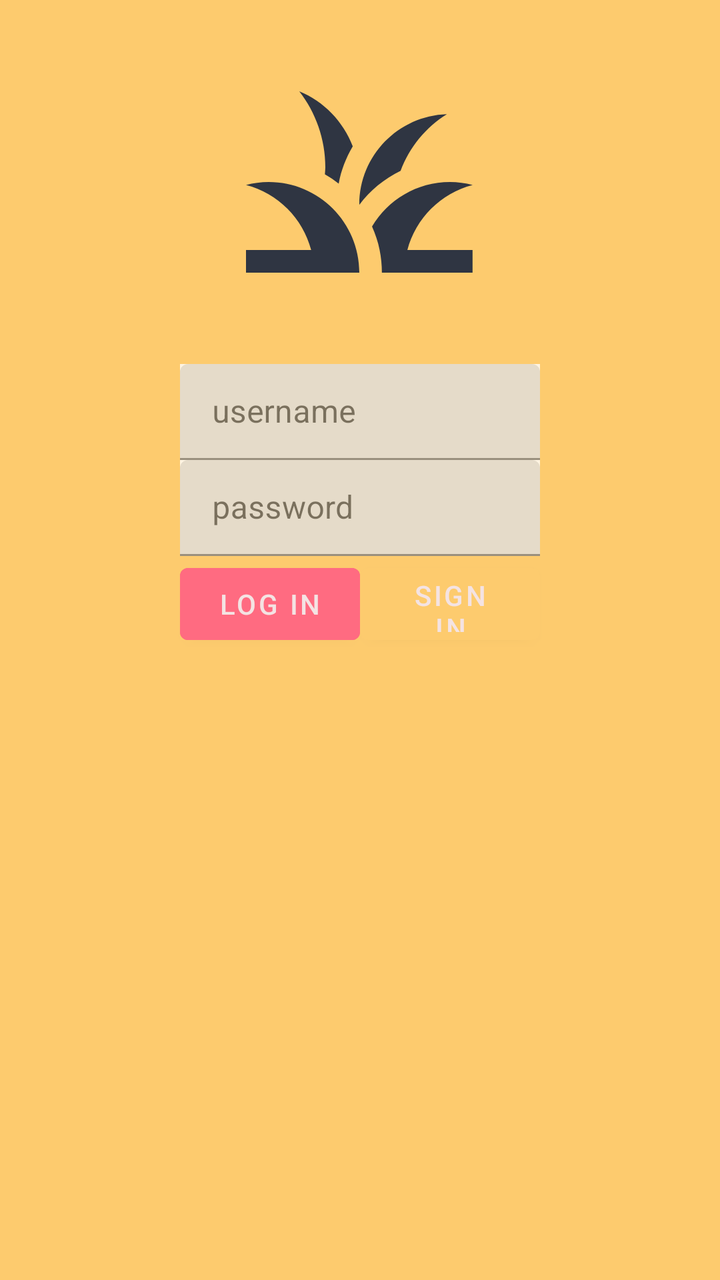
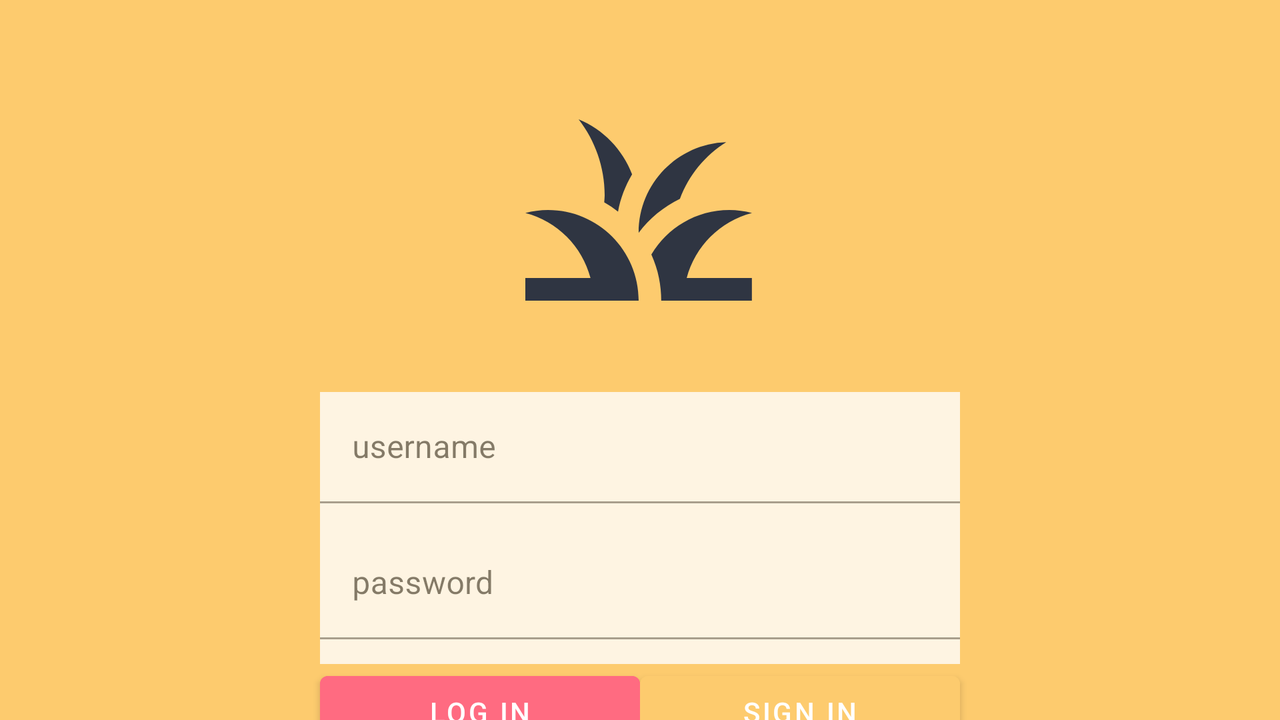

First picture: res/layout/ on a phone held upright. Second picture: the repository's own variant of that layout, on a device whose configuration matches the variant's folder. Source for both follows.
<!-- AndroidManifest.xml: application theme Theme.MyNiceStart -->
<!-- res/layout/activity_login.xml -->
<?xml version="1.0" encoding="utf-8"?>
<androidx.constraintlayout.widget.ConstraintLayout xmlns:android="http://schemas.android.com/apk/res/android"
    xmlns:app="http://schemas.android.com/apk/res-auto"
    xmlns:tools="http://schemas.android.com/tools"
    android:layout_width="match_parent"
    android:layout_height="match_parent"
    android:background="@color/colorAccent"
    tools:context=".ActivityLogin">

    <ImageView
        android:id="@+id/campBackground"
        android:layout_width="wrap_content"
        android:layout_height="wrap_content"
        android:scaleType="centerCrop"
        app:layout_constraintEnd_toEndOf="parent"
        app:layout_constraintHorizontal_bias="0"
        app:layout_constraintStart_toStartOf="parent"
        app:layout_constraintTop_toTopOf="parent"
        android:src="@drawable/campback" />
    <View
        android:id="@+id/View"
        android:layout_width="wrap_content"
        android:layout_height="wrap_content"
        app:layout_constraintEnd_toEndOf="parent"
        app:layout_constraintHorizontal_bias="1.0"
        app:layout_constraintStart_toStartOf="parent"
        app:layout_constraintTop_toTopOf="parent"
        android:background="@drawable/scrim"
        />

    <ImageView
        android:id="@+id/imageView2"
        android:layout_width="136dp"
        android:layout_height="150dp"
        android:layout_marginTop="16dp"
        app:layout_constraintEnd_toEndOf="parent"
        app:layout_constraintHorizontal_bias="0.498"
        app:layout_constraintStart_toStartOf="parent"
        app:layout_constraintTop_toTopOf="parent"
        android:src="@drawable/ic_tent"
        tools:ignore="VectorDrawableCompat" />

    <com.google.android.material.textfield.TextInputLayout
        android:id="@+id/usernameTIL"
        android:layout_width="0dp"
        android:layout_height="48dp"
        android:layout_marginTop="16dp"
        android:alpha="0.8"
        android:background="@android:color/white"
        app:layout_constraintEnd_toEndOf="@id/guideline3"
        app:layout_constraintStart_toStartOf="@id/guideline2"
        app:layout_constraintTop_toBottomOf="@id/imageView2">

        <EditText
            android:id="@+id/username"
            android:layout_width="match_parent"
            android:layout_height="wrap_content"
            android:hint="username"
            android:maxLines="1" />

    </com.google.android.material.textfield.TextInputLayout>

    <com.google.android.material.textfield.TextInputLayout
        android:id="@+id/passwordTIL"
        android:layout_width="0dp"
        android:layout_height="48dp"
        android:alpha="0.8"
        android:background="@android:color/white"
        app:layout_constraintEnd_toEndOf="@id/guideline3"
        app:layout_constraintStart_toStartOf="@id/guideline2"
        app:layout_constraintTop_toBottomOf="@id/usernameTIL">

        <EditText
            android:id="@+id/password"
            android:layout_width="match_parent"
            android:layout_height="wrap_content"
            android:hint="password"
            android:inputType="textPassword"
            android:maxLines="1" />

    </com.google.android.material.textfield.TextInputLayout>

    <androidx.constraintlayout.widget.Guideline
        android:id="@+id/guideline2"
        android:layout_width="wrap_content"
        android:layout_height="wrap_content"
        android:orientation="vertical"
        app:layout_constraintGuide_percent="0.25" />

    <androidx.constraintlayout.widget.Guideline
        android:id="@+id/guideline3"
        android:layout_width="wrap_content"
        android:layout_height="wrap_content"
        android:orientation="vertical"
        app:layout_constraintGuide_percent="0.75" />

    <Button
        android:id="@+id/button_login"
        android:layout_width="0dp"
        android:layout_height="48dp"
        android:backgroundTint="@color/colorPrimaryDark"
        android:text="LOG IN"
        android:textColor="@color/colorPrimary"
        app:layout_constraintEnd_toStartOf="@+id/button_signup"
        app:layout_constraintStart_toStartOf="@id/guideline2"
        app:layout_constraintTop_toBottomOf="@+id/passwordTIL" />

    <Button
        android:id="@+id/button_signup"
        android:layout_width="0dp"
        android:layout_height="48dp"
        android:backgroundTint="@color/colorAccent"
        android:text="SIGN IN"
        android:textColor="@color/colorPrimary"
        app:layout_constraintEnd_toEndOf="@id/guideline3"
        app:layout_constraintStart_toEndOf="@+id/button_login"
        app:layout_constraintTop_toBottomOf="@+id/passwordTIL" />

</androidx.constraintlayout.widget.ConstraintLayout>
<!-- resources referenced by this layout -->
<resources>
  <color name="colorAccent">#FDCB6E</color>
  <color name="colorPrimary">#F4E3E3</color>
  <color name="colorPrimaryDark">#FF6B81</color>
  <!-- drawable ic_tent (drawable) -->
  <vector android:height="24dp" android:tint="#2F3542"
      android:viewportHeight="24" android:viewportWidth="24"
      android:width="24dp" xmlns:android="http://schemas.android.com/apk/res/android">
      <path android:fillColor="@android:color/white" android:pathData="M12,20H2v-2h5.75l0,0C7.02,15.19 4.81,12.99 2,12.26C2.64,12.1 3.31,12 4,12C8.42,12 12,15.58 12,20zM22,12.26C21.36,12.1 20.69,12 20,12c-2.93,0 -5.48,1.58 -6.88,3.93c0.29,0.66 0.53,1.35 0.67,2.07c0.13,0.65 0.2,1.32 0.2,2h2h6v-2h-5.75C16.98,15.19 19.19,12.99 22,12.26zM15.64,11.02c0.78,-2.09 2.23,-3.84 4.09,-5C15.44,6.16 12,9.67 12,14c0,0.01 0,0.02 0,0.02C12.95,12.75 14.2,11.72 15.64,11.02zM11.42,8.85C10.58,6.66 8.88,4.89 6.7,4C8.14,5.86 9,8.18 9,10.71c0,0.21 -0.03,0.41 -0.04,0.61c0.43,0.24 0.83,0.52 1.22,0.82C10.39,10.96 10.83,9.85 11.42,8.85z"/>
  </vector>
  <style name="Theme.MyNiceStart" parent="Theme.MaterialComponents.DayNight.NoActionBar">
  
          
          <item name="colorPrimary">@color/colorPrimary</item>
          <item name="colorPrimaryVariant">@color/colorPrimaryDark</item>
          <item name="colorOnPrimary">@color/primary_dark</item>
          
          <item name="colorSecondary">@color/colorAccent</item>
          
          <item name="android:statusBarColor" tools:targetApi="l">?attr/colorPrimaryVariant</item>here. --&gt;
      </style>
  <color name="primary_dark">#2F3542</color>
</resources>
<!-- res/layout-land/activity_login.xml (the repository's variant of the layout above) -->
<!-- drawn on the phone turned sideways -->
<?xml version="1.0" encoding="utf-8"?>
<androidx.constraintlayout.widget.ConstraintLayout xmlns:android="http://schemas.android.com/apk/res/android"
    xmlns:app="http://schemas.android.com/apk/res-auto"
    xmlns:tools="http://schemas.android.com/tools"
    android:layout_width="match_parent"
    android:layout_height="match_parent"
    android:background="@color/colorAccent"
    tools:context=".ActivityLogin">

    <ImageView
        android:id="@+id/imageView"
        android:layout_width="wrap_content"
        android:layout_height="wrap_content"
        android:scaleType="centerCrop"
        app:layout_constraintEnd_toEndOf="parent"
        app:layout_constraintHorizontal_bias="1.0"
        app:layout_constraintStart_toStartOf="parent"
        app:layout_constraintTop_toTopOf="parent"
        app:srcCompat="@drawable/campback" />

    <ImageView
        android:id="@+id/imageView2"
        android:layout_width="136dp"
        android:layout_height="150dp"
        android:layout_marginTop="30dp"
        app:layout_constraintEnd_toEndOf="parent"
        app:layout_constraintHorizontal_bias="0.499"
        app:layout_constraintStart_toStartOf="parent"
        app:layout_constraintTop_toTopOf="parent"
        app:srcCompat="@drawable/ic_tent"
        tools:ignore="VectorDrawableCompat" />

    <com.google.android.material.textfield.TextInputLayout
        android:id="@+id/usernameTIL"
        android:layout_width="0dp"
        android:layout_height="68dp"
        android:layout_marginTop="16dp"
        android:alpha="0.8"
        android:background="@android:color/white"
        app:layout_constraintEnd_toEndOf="@id/guideline3"
        app:layout_constraintStart_toStartOf="@id/guideline2"
        app:layout_constraintTop_toBottomOf="@id/imageView2">

        <com.google.android.material.textfield.TextInputEditText
            android:layout_width="match_parent"
            android:layout_height="wrap_content"
            android:background="@android:color/white"
            android:id="@+id/username"
            android:hint="username"
            android:maxLines="1"
            />
    </com.google.android.material.textfield.TextInputLayout>

    <com.google.android.material.textfield.TextInputLayout
        android:id="@+id/passwordTIL"
        android:layout_width="0dp"
        android:layout_height="68dp"
        android:alpha="0.8"
        android:background="@android:color/white"
        app:layout_constraintEnd_toEndOf="@id/guideline3"
        app:layout_constraintStart_toStartOf="@id/guideline2"
        app:layout_constraintTop_toBottomOf="@id/usernameTIL">

        <com.google.android.material.textfield.TextInputEditText
            android:layout_width="match_parent"
            android:layout_height="wrap_content"
            android:background="@android:color/white"
            android:id="@+id/password"
            android:hint="password"
            android:inputType="textPassword"
            android:maxLines="1" />
    </com.google.android.material.textfield.TextInputLayout>

    <androidx.constraintlayout.widget.Guideline
        android:id="@+id/guideline2"
        android:layout_width="wrap_content"
        android:layout_height="wrap_content"
        android:orientation="vertical"
        app:layout_constraintGuide_percent="0.25" />

    <androidx.constraintlayout.widget.Guideline
        android:id="@+id/guideline3"
        android:layout_width="wrap_content"
        android:layout_height="wrap_content"
        android:orientation="vertical"
        app:layout_constraintGuide_percent="0.75" />

    <Button
        android:id="@+id/button1"
        android:layout_width="0dp"
        android:layout_height="48dp"
        android:backgroundTint="@color/colorPrimaryDark"
        android:text="LOG IN"
        android:textColor="@android:color/white"
        app:layout_constraintEnd_toStartOf="@+id/button2"
        app:layout_constraintStart_toStartOf="@id/guideline2"
        app:layout_constraintTop_toBottomOf="@+id/passwordTIL" />

    <Button
        android:id="@+id/button2"
        android:layout_width="0dp"
        android:layout_height="48dp"
        android:backgroundTint="@color/colorAccent"
        android:text="SIGN IN"
        android:textColor="@android:color/white"
        app:layout_constraintEnd_toEndOf="@id/guideline3"
        app:layout_constraintStart_toEndOf="@+id/button1"
        app:layout_constraintTop_toBottomOf="@+id/passwordTIL" />

</androidx.constraintlayout.widget.ConstraintLayout>
<!-- resources referenced by the variant -->
<!-- as the phone turned sideways resolves them -->
<resources>
  <color name="colorAccent">#FDCB6E</color>
  <color name="colorPrimaryDark">#FF6B81</color>
  <!-- drawable ic_tent (drawable) -->
  <vector android:height="24dp" android:tint="#2F3542"
      android:viewportHeight="24" android:viewportWidth="24"
      android:width="24dp" xmlns:android="http://schemas.android.com/apk/res/android">
      <path android:fillColor="@android:color/white" android:pathData="M12,20H2v-2h5.75l0,0C7.02,15.19 4.81,12.99 2,12.26C2.64,12.1 3.31,12 4,12C8.42,12 12,15.58 12,20zM22,12.26C21.36,12.1 20.69,12 20,12c-2.93,0 -5.48,1.58 -6.88,3.93c0.29,0.66 0.53,1.35 0.67,2.07c0.13,0.65 0.2,1.32 0.2,2h2h6v-2h-5.75C16.98,15.19 19.19,12.99 22,12.26zM15.64,11.02c0.78,-2.09 2.23,-3.84 4.09,-5C15.44,6.16 12,9.67 12,14c0,0.01 0,0.02 0,0.02C12.95,12.75 14.2,11.72 15.64,11.02zM11.42,8.85C10.58,6.66 8.88,4.89 6.7,4C8.14,5.86 9,8.18 9,10.71c0,0.21 -0.03,0.41 -0.04,0.61c0.43,0.24 0.83,0.52 1.22,0.82C10.39,10.96 10.83,9.85 11.42,8.85z"/>
  </vector>
  <style name="Theme.MyNiceStart" parent="Theme.MaterialComponents.DayNight.NoActionBar">
  
          
          <item name="colorPrimary">@color/colorPrimary</item>
          <item name="colorPrimaryVariant">@color/colorPrimaryDark</item>
          <item name="colorOnPrimary">@color/primary_dark</item>
          
          <item name="colorSecondary">@color/colorAccent</item>
          
          <item name="android:statusBarColor" tools:targetApi="l">?attr/colorPrimaryVariant</item>here. --&gt;
      </style>
  <color name="colorPrimary">#F4E3E3</color>
  <color name="primary_dark">#2F3542</color>
</resources>
